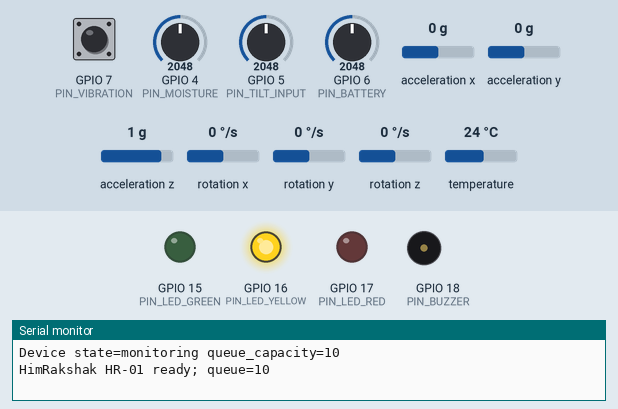
A sketch run on a simulated ESP32-S3. On the bench: output pins drawn as LEDs (lit = HIGH), buzzer (waves = sounding), the last lines printed to the serial monitor. The test bench sets the inputs (shaded band); at power-on: GPIO 5 (PIN_TILT_INPUT) = 2048, acceleration x 0 g, acceleration z 1 g, GPIO 4 (PIN_MOISTURE) = 2048, GPIO 6 (PIN_BATTERY) = 2048, GPIO 7 (PIN_VIBRATION) HIGH, acceleration y 0 g, rotation x 0 °/s, rotation y 0 °/s, rotation z 0 °/s, temperature 24 °C (analog values on the 0–4095 scale). WiFi joins after 1.5 s; servers stay silent unless stated; uploads are accepted with an empty reply.

Above: at 1.2 s.
1.3 s: GPIO 5 (PIN_TILT_INPUT) set to 1960
At 2.5 s:
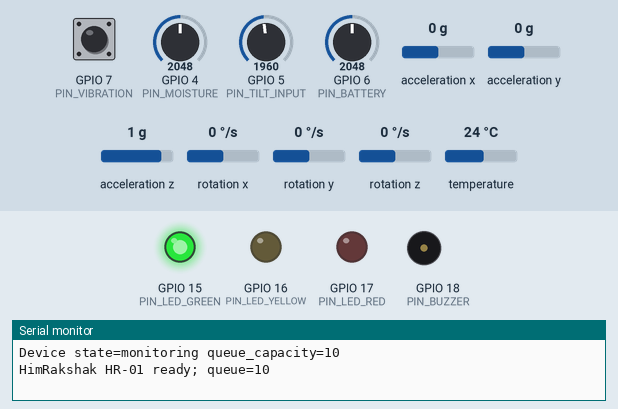
2.8 s: acceleration x set to -1.4 g
At 5.6 s:
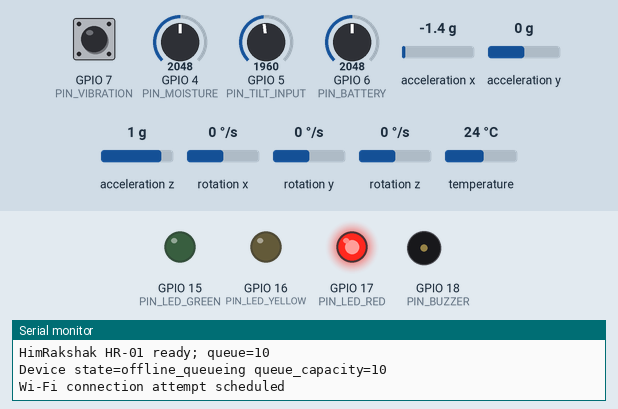
5.8 s: acceleration x set to 0.1 g
At 6.87 s:
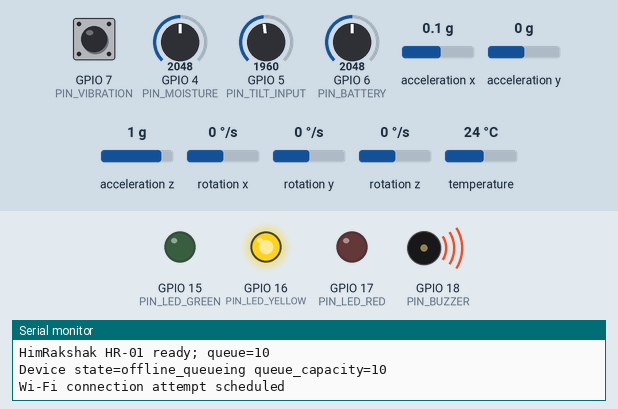
8.8 s: acceleration z set to 0.8 g
11.8 s: acceleration z set to 0.5 g
At 12.4 s:
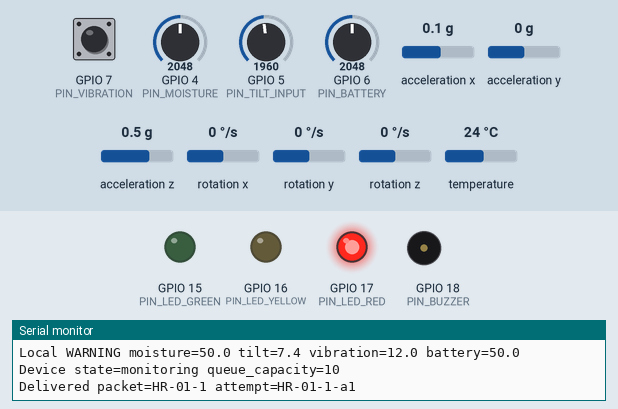
14.8 s: GPIO 5 (PIN_TILT_INPUT) set to 1207
17.8 s: GPIO 5 (PIN_TILT_INPUT) set to 1149
At 18.7 s:
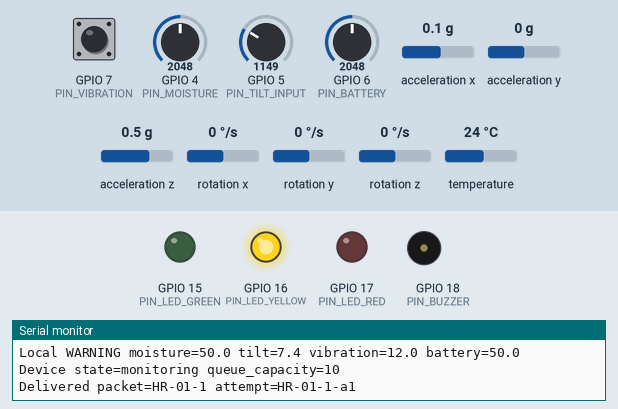
Timing chart, 0 to 21.8 s (numbered marks = the images above; inputs shaded):
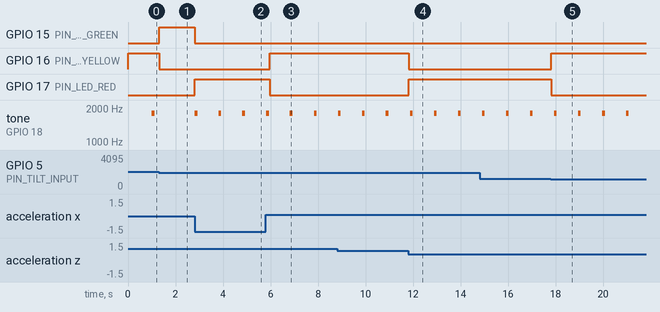

The sketch:

sketch.ino
```cpp
#include <Adafruit_MPU6050.h>
#include <Adafruit_Sensor.h>
#include <Arduino.h>
#include <ArduinoJson.h>
#include <HTTPClient.h>
#include <WiFi.h>
#include <WiFiClientSecure.h>
#include <Wire.h>

#include "gts_root_r4.h"
#include "radio_config.h"
#include "station_config.h"
#include "virtual_lora.h"

// Wokwi ESP32-S3 pins: three simulated analog inputs, a vibration button,
// local indicators, and I2C for the MPU6050.
static const uint8_t PIN_MOISTURE = 4;
static const uint8_t PIN_TILT_INPUT = 5;
static const uint8_t PIN_BATTERY = 6;
static const uint8_t PIN_VIBRATION = 7;
static const uint8_t PIN_I2C_SDA = 8;
static const uint8_t PIN_I2C_SCL = 9;
static const uint8_t PIN_LED_GREEN = 15;
static const uint8_t PIN_LED_YELLOW = 16;
static const uint8_t PIN_LED_RED = 17;
static const uint8_t PIN_BUZZER = 18;

static const char *WIFI_SSID = "Wokwi-GUEST";
static const char *WIFI_PASSWORD = "";
static const char *TLS_HOST = "himrakshak.onrender.com";
static const char *INGEST_URL = "https://himrakshak.onrender.com/api/v2/radio/transmissions";
static const unsigned long TELEMETRY_INTERVAL_MS = 10000;
static const unsigned long WIFI_RETRY_INTERVAL_MS = 5000;
static const unsigned long RETRY_MAX_MS = 60000;
static const uint8_t MAX_PENDING_PACKETS = 10;

enum DeviceState {
  DEVICE_INITIALIZING,
  DEVICE_MONITORING,
  DEVICE_OFFLINE_QUEUEING,
  DEVICE_RETRYING,
  DEVICE_QUEUE_FULL,
  DEVICE_SENSOR_FAULT,
  DEVICE_LOCAL_ONLY
};

struct PendingPacket {
  bool occupied;
  String packetId;
  String payload;
  unsigned long sequence;
  unsigned long attemptNumber;
  unsigned long nextAttemptAt;
  unsigned long retryDelayMs;
};

struct Reading {
  float moisture;
  float tilt;
  float vibration;
  float battery;
  bool sensorFault;
};

Adafruit_MPU6050 mpu;
bool mpuReady = false;
PendingPacket pending[MAX_PENDING_PACKETS];
unsigned long nextSequence = 1;
unsigned long lastTelemetryAt = 0;
unsigned long lastWifiAttemptAt = 0;
unsigned long lastBuzzerAt = 0;
unsigned long droppedPackets = 0;
unsigned long deliveredPackets = 0;
unsigned long retryPackets = 0;
DeviceState deviceState = DEVICE_INITIALIZING;
float filteredTilt = 0.0f;
float previousAcceleration = 0.0f;

const char *deviceStateName(DeviceState state) {
  switch (state) {
    case DEVICE_MONITORING: return "monitoring";
    case DEVICE_OFFLINE_QUEUEING: return "offline_queueing";
    case DEVICE_RETRYING: return "retrying";
    case DEVICE_QUEUE_FULL: return "queue_full";
    case DEVICE_SENSOR_FAULT: return "sensor_fault";
    case DEVICE_LOCAL_ONLY: return "local_only";
    default: return "initializing";
  }
}

void setDeviceState(DeviceState state) {
  if (deviceState != state) {
    deviceState = state;
    Serial.printf("Device state=%s queue_capacity=%u\n",
                  deviceStateName(deviceState), MAX_PENDING_PACKETS);
  }
}

String stationUrl() {
  return String(INGEST_URL);
}

void setIndicators(const char *riskLevel) {
  bool normal = strcmp(riskLevel, "NORMAL") == 0;
  bool warning = strcmp(riskLevel, "WARNING") == 0;
  digitalWrite(PIN_LED_GREEN, normal ? HIGH : LOW);
  digitalWrite(PIN_LED_YELLOW, warning ? HIGH : LOW);
  digitalWrite(PIN_LED_RED, (!normal && !warning) ? HIGH : LOW);
  if (!normal && millis() - lastBuzzerAt >= 1000) {
    tone(PIN_BUZZER, 1800, 120);
    lastBuzzerAt = millis();
  }
}

int demoScore(const Reading &reading) {
  float raw = max(0.0f, (reading.moisture - 45.0f) / 55.0f) * 35.0f;
  raw += max(0.0f, (reading.tilt - 2.0f) / 10.0f) * 45.0f;
  raw += max(0.0f, (reading.vibration - 25.0f) / 75.0f) * 20.0f;
  return constrain((int)floor(raw + 0.5f), 0, 100);
}

const char *localRisk(const Reading &reading) {
  int score = demoScore(reading);
  bool criticalTilt = reading.tilt >= 8.0f;
  bool criticalCombination = reading.moisture >= 75.0f && reading.tilt >= 4.0f;
  bool criticalScore = score >= 55;
  if (criticalTilt || criticalCombination || criticalScore) {
    return "CRITICAL";
  }
  if (reading.moisture >= 60.0f || reading.tilt >= 4.0f ||
      reading.vibration >= 65.0f || score >= 25) {
    return "WARNING";
  }
  return "NORMAL";
}

Reading readSensors() {
  Reading reading;
  reading.sensorFault = !mpuReady;
  reading.moisture = (analogRead(PIN_MOISTURE) / 4095.0f) * 100.0f;
  float knobTilt = (analogRead(PIN_TILT_INPUT) / 4095.0f) * 8.0f;
  reading.battery = (analogRead(PIN_BATTERY) / 4095.0f) * 100.0f;
  reading.vibration = digitalRead(PIN_VIBRATION) == LOW ? 85.0f : 12.0f;

  if (mpuReady) {
    sensors_event_t acceleration, gyro, temperature;
    mpu.getEvent(&acceleration, &gyro, &temperature);
    float accelerationMagnitude = sqrt(
        acceleration.acceleration.x * acceleration.acceleration.x +
        acceleration.acceleration.y * acceleration.acceleration.y +
        acceleration.acceleration.z * acceleration.acceleration.z);
    float accelerationTilt = fabs(atan2(
        acceleration.acceleration.x, acceleration.acceleration.z) * 57.2958f);
    filteredTilt = filteredTilt * 0.8f + accelerationTilt * 0.2f;
    float delta = fabs(accelerationMagnitude - previousAcceleration);
    previousAcceleration = accelerationMagnitude;
    reading.vibration = max(reading.vibration, constrain(delta * 12.0f, 0.0f, 100.0f));
  }
  reading.tilt = constrain(knobTilt + filteredTilt * 0.5f, 0.0f, 15.0f);

#if HIMRAKSHAK_USE_SCENARIO_PRESET
  if (strcmp(HIMRAKSHAK_SCENARIO, "heavy_rain") == 0) {
    reading.moisture = max(reading.moisture, 82.0f);
  } else if (strcmp(HIMRAKSHAK_SCENARIO, "slope_shift") == 0) {
    reading.tilt = max(reading.tilt, 5.5f);
  }
#endif
  return reading;
}

Reading roundedReading(const Reading &reading) {
  Reading rounded = reading;
  rounded.moisture = round(reading.moisture * 10.0f) / 10.0f;
  rounded.tilt = round(reading.tilt * 10.0f) / 10.0f;
  rounded.vibration = round(reading.vibration * 10.0f) / 10.0f;
  rounded.battery = round(reading.battery * 10.0f) / 10.0f;
  return rounded;
}

String makePayload(const Reading &reading, unsigned long sequence) {
  StaticJsonDocument<768> doc;
  doc["node_id"] = HIMRAKSHAK_STATION_ID;
  doc["sequence"] = sequence;
  doc["timestamp"] = "SIMULATED";
  doc["soil_moisture_pct"] = round(reading.moisture * 10.0f) / 10.0f;
  doc["tilt_deg"] = round(reading.tilt * 10.0f) / 10.0f;
  doc["vibration_level"] = round(reading.vibration * 10.0f) / 10.0f;
  doc["battery_pct"] = round(reading.battery * 10.0f) / 10.0f;
  doc["transport"] = "WOKWI_SOFTWARE_SIMULATION";
  doc["scenario"] = HIMRAKSHAK_SCENARIO;
  String payload;
  serializeJson(doc, payload);
  return payload;
}

int findFreePacket() {
  for (uint8_t i = 0; i < MAX_PENDING_PACKETS; ++i) {
    if (!pending[i].occupied) return i;
  }
  return -1;
}

void enqueueReading(const Reading &reading) {
  int slot = findFreePacket();
  if (slot < 0) {
    droppedPackets++;
    setDeviceState(DEVICE_QUEUE_FULL);
    Serial.println("Queue full; local alert preserved and packet dropped");
    return;
  }
  pending[slot].occupied = true;
  pending[slot].sequence = nextSequence++;
  pending[slot].packetId = String(HIMRAKSHAK_STATION_ID) + "-" +
                           String(pending[slot].sequence);
  pending[slot].payload = makePayload(reading, pending[slot].sequence);
  pending[slot].attemptNumber = 0;
  pending[slot].nextAttemptAt = 0;
  pending[slot].retryDelayMs = 1000;
}

void diagnoseTransportFailure(int status) {
  if (status == 0) Serial.println("DNS/TCP/TLS failure or backend unavailable");
  else Serial.printf("HTTP status %d\n", status);
}

bool shouldRetry(int status) {
  return status == 0 || status == 408 || status == 425 || status == 429 ||
         status >= 500;
}

enum SubmitResult {
  SUBMIT_DELIVERED,
  SUBMIT_RETRY,
  SUBMIT_PERMANENT_FAILURE
};

SubmitResult submitPacket(PendingPacket &packet) {
  if (WiFi.status() != WL_CONNECTED) return SUBMIT_RETRY;
  WiFiClientSecure client;
  client.setCACert(HIMRAKSHAK_ROOT_CA);
  HTTPClient http;
  if (!http.begin(client, stationUrl())) {
    diagnoseTransportFailure(0);
    return SUBMIT_RETRY;
  }
  http.setTimeout(1500);
  const char *responseHeaders[] = {"Retry-After"};
  http.collectHeaders(responseHeaders, 1);
  packet.attemptNumber++;
  String attemptId = makeAttemptId(packet.packetId, packet.attemptNumber);
  String envelope = makeTransmissionEnvelope(
      attemptId, packet.packetId, HIMRAKSHAK_STATION_ID, packet.sequence,
      packet.payload, packet.attemptNumber);
  http.addHeader("Content-Type", "application/json");
  if (strlen(HIMRAKSHAK_DEVICE_TOKEN) > 0) {
    http.addHeader("X-HimRakshak-Device-Token", HIMRAKSHAK_DEVICE_TOKEN);
  }
  int status = http.POST(envelope);
  String retryAfter = http.header("Retry-After");
  String response = http.getString();
  http.end();
  if (status >= 200 && status < 300) {
    deliveredPackets++;
    setDeviceState(DEVICE_MONITORING);
    Serial.printf("Delivered packet=%s attempt=%s\n",
                  packet.packetId.c_str(), attemptId.c_str());
    return SUBMIT_DELIVERED;
  }
  diagnoseTransportFailure(status);
  if (status == 400 || status == 401 || status == 403 || status == 404 ||
      status == 409) {
    Serial.printf("Permanent or reconciled response; packet removed from retry queue: %s\n",
                  response.c_str());
    return SUBMIT_PERMANENT_FAILURE;
  }
  if (status == 429 && retryAfter.length() > 0) {
    unsigned long retrySeconds = retryAfter.toInt();
    if (retrySeconds > 0) {
      packet.retryDelayMs = min(RETRY_MAX_MS, retrySeconds * 1000UL);
    }
  }
  return shouldRetry(status) ? SUBMIT_RETRY : SUBMIT_PERMANENT_FAILURE;
}

void serviceQueue() {
  unsigned long now = millis();
  for (uint8_t i = 0; i < MAX_PENDING_PACKETS; ++i) {
    if (!pending[i].occupied || now < pending[i].nextAttemptAt) continue;
    SubmitResult result = submitPacket(pending[i]);
    if (result == SUBMIT_DELIVERED || result == SUBMIT_PERMANENT_FAILURE) {
      pending[i].occupied = false;
      continue;
    }
    retryPackets++;
    setDeviceState(DEVICE_RETRYING);
    pending[i].nextAttemptAt = now + pending[i].retryDelayMs;
    pending[i].retryDelayMs = min(RETRY_MAX_MS, pending[i].retryDelayMs * 2);
  }
}

void ensureWiFi() {
  if (WiFi.status() == WL_CONNECTED) return;
  if (millis() - lastWifiAttemptAt < WIFI_RETRY_INTERVAL_MS) return;
  lastWifiAttemptAt = millis();
  WiFi.begin(WIFI_SSID, WIFI_PASSWORD);
  setDeviceState(DEVICE_OFFLINE_QUEUEING);
  Serial.println("Wi-Fi connection attempt scheduled");
}

// Kept as a non-blocking compatibility hook. SIMULATED timestamps do not
// require NTP and local alerts must start before network work.
void synchronizeClock() {}

void setup() {
  Serial.begin(115200);
  pinMode(PIN_VIBRATION, INPUT_PULLUP);
  pinMode(PIN_LED_GREEN, OUTPUT);
  pinMode(PIN_LED_YELLOW, OUTPUT);
  pinMode(PIN_LED_RED, OUTPUT);
  pinMode(PIN_BUZZER, OUTPUT);
  analogReadResolution(12);

  Wire.begin(PIN_I2C_SDA, PIN_I2C_SCL);
  mpuReady = mpu.begin();
  if (!mpuReady) {
    setDeviceState(DEVICE_SENSOR_FAULT);
    Serial.println("MPU6050 unavailable; using simulated tilt input");
  }
  else {
    mpu.setAccelerometerRange(MPU6050_RANGE_8_G);
    mpu.setGyroRange(MPU6050_RANGE_500_DEG);
  }
  WiFi.mode(WIFI_STA);
  WiFi.setAutoReconnect(true);
  synchronizeClock();
  if (mpuReady) setDeviceState(DEVICE_MONITORING);
  Serial.printf("HimRakshak %s ready; queue=%u\n",
                HIMRAKSHAK_STATION_ID, MAX_PENDING_PACKETS);
}

void loop() {
  ensureWiFi();
  Reading reading = roundedReading(readSensors());
  if (!mpuReady) setDeviceState(DEVICE_SENSOR_FAULT);
  const char *risk = localRisk(reading);
  setIndicators(risk);

  unsigned long now = millis();
  if (now - lastTelemetryAt >= TELEMETRY_INTERVAL_MS) {
    lastTelemetryAt = now;
    enqueueReading(reading);
    Serial.printf("Local %s moisture=%.1f tilt=%.1f vibration=%.1f battery=%.1f\n",
                  risk, reading.moisture, reading.tilt, reading.vibration,
                  reading.battery);
  }
  serviceQueue();
  delay(10);
}
```

gts_root_r4.h
```cpp
#pragma once

static const char *HIMRAKSHAK_ROOT_CA = R"EOF(
-----BEGIN CERTIFICATE-----
MIICCTCCAY6gAwIBAgINAgPlwGjvYxqccpBQUjAKBggqhkjOPQQDAzBHMQswCQYDVQQGEwJVUzEiMCAGA1UEChMZR29vZ2xlIFRydXN0IFNlcnZpY2VzIExMQzEUMBIGA1UEAxMLR1RTIFJvb3QgUjQwHhcNMTYwNjIyMDAwMDAwWhcNMzYwNjIyMDAwMDAw
WjBHMQswCQYDVQQGEwJVUzEiMCAGA1UEChMZR29vZ2xlIFRydXN0IFNlcnZpY2Vz
IExMQzEUMBIGA1UEAxMLR1RTIFJvb3QgUjQwdjAQBgcqhkjOPQIBBgUrgQQAIgNi
AATzdHOnaItgrkO4NcWBMHtLSZ37wWHO5t5GvWvVYRg1rkDdc/eJkTBa6zzuhXyi
QHY7qca4R9gq55KRanPpsXI5nymfopjTX15YhmUPoYRlBtHci8nHc8iMai/lxKvR
HYqjQjBAMA4GA1UdDwEB/wQEAwIBhjAPBgNVHRMBAf8EBTADAQH/MB0GA1UdDgQW
BBSATNbrdP9JNqPV2Py1PsVq8JQdjDAKBggqhkjOPQQDAwNpADBmAjEA6ED/g94D
9J+uHXqnLrmvT/aDHQ4thQEd0dlq7A/Cr8deVl5c1RxYIigL9zC2L7F8AjEA8GE8
p/SgguMh1YQdc4acLa/KNJvxn7kjNuK8YAOdgLOaVsjh4rsUecrNIdSUtUlD
-----END CERTIFICATE-----
)EOF";
```

virtual_lora.h
```cpp
#pragma once

#include <Arduino.h>
#include "radio_config.h"

inline String makeAttemptId(const String &packetId, unsigned long attemptNumber) {
  return packetId + "-a" + String(attemptNumber);
}

inline String makeTransmissionEnvelope(
    const String &transmissionId,
    const String &idempotencyKey,
    const String &nodeId,
    unsigned long sequence,
    const String &payload,
    unsigned long attemptNumber) {
  String envelope = "{\"transmission_id\":\"";
  envelope += transmissionId;
  envelope += "\",\"idempotency_key\":\"";
  envelope += idempotencyKey;
  envelope += "\",\"node_id\":\"";
  envelope += nodeId;
  envelope += "\",\"device_sequence\":";
  envelope += sequence;
  envelope += ",\"created_at\":\"SIMULATED\",\"payload\":";
  envelope += payload;
  envelope += ",\"channel_profile\":\"baseline\",\"attempt_number\":";
  envelope += attemptNumber;
  envelope += "}";
  return envelope;
}
```

radio_config.h
```cpp
#pragma once

// Software-only radio labels. No SX1262 hardware or RF transmission is used.
#define HIMRAKSHAK_RADIO_FREQUENCY_MHZ 868.0
#define HIMRAKSHAK_RADIO_BANDWIDTH_KHZ 125
#define HIMRAKSHAK_RADIO_SPREADING_FACTOR 9
#define HIMRAKSHAK_RADIO_CODING_RATE "4/5"

#define HIMRAKSHAK_V2_TRANSMISSION_PATH "/api/v2/radio/transmissions"

// Define HIMRAKSHAK_DEVICE_TOKEN outside tracked source only if a future
// least-privilege device-authentication mechanism is deployed. This is not an
// admin key and the current Phase 5 server does not accept this header.
#ifndef HIMRAKSHAK_DEVICE_TOKEN
#define HIMRAKSHAK_DEVICE_TOKEN ""
#endif
```

station_config.h
```cpp
#pragma once

// Copy one of the sender_profiles/*.h files over this file before starting
// Wokwi. The default profile is a normal HR-01 sender.
#define HIMRAKSHAK_STATION_ID "HR-01"
#define HIMRAKSHAK_SCENARIO "normal"
#define HIMRAKSHAK_USE_SCENARIO_PRESET 0
```

Measured:
- the behaviour switches between 2022 and 2021 on GPIO 5 (PIN_TILT_INPUT) (found by bisection; images 0 and 1)
- the behaviour switches between 0.7 and 0.6 g on acceleration z (found by bisection; images 3 and 4)
- the behaviour switches between 1175 and 1174 on GPIO 5 (PIN_TILT_INPUT) (found by bisection; images 4 and 5)
- after the input at 1.3 s, GPIO 15 (PIN_LED_GREEN): LOW → HIGH at once; GPIO 16 (PIN_LED_YELLOW): HIGH → LOW at once; tone on GPIO 18 (PIN_BUZZER): stays silent (without the input it goes to 1800 Hz after 0.71 s)
- after the input at 2.8 s, GPIO 15 (PIN_LED_GREEN): HIGH → LOW at once; GPIO 17 (PIN_LED_RED): LOW → HIGH at once; tone on GPIO 18 (PIN_BUZZER): alternates 1800 Hz for 0.12 s and silent for 0.88 s, starting at once
- after the input at 5.8 s, GPIO 16 (PIN_LED_YELLOW): LOW → HIGH after 0.17 s; GPIO 17 (PIN_LED_RED): HIGH → LOW after 0.17 s
- after the input at 11.8 s, GPIO 16 (PIN_LED_YELLOW): HIGH → LOW at once; GPIO 17 (PIN_LED_RED): LOW → HIGH at once
- after the input at 17.8 s, GPIO 16 (PIN_LED_YELLOW): LOW → HIGH at once; GPIO 17 (PIN_LED_RED): HIGH → LOW at once
